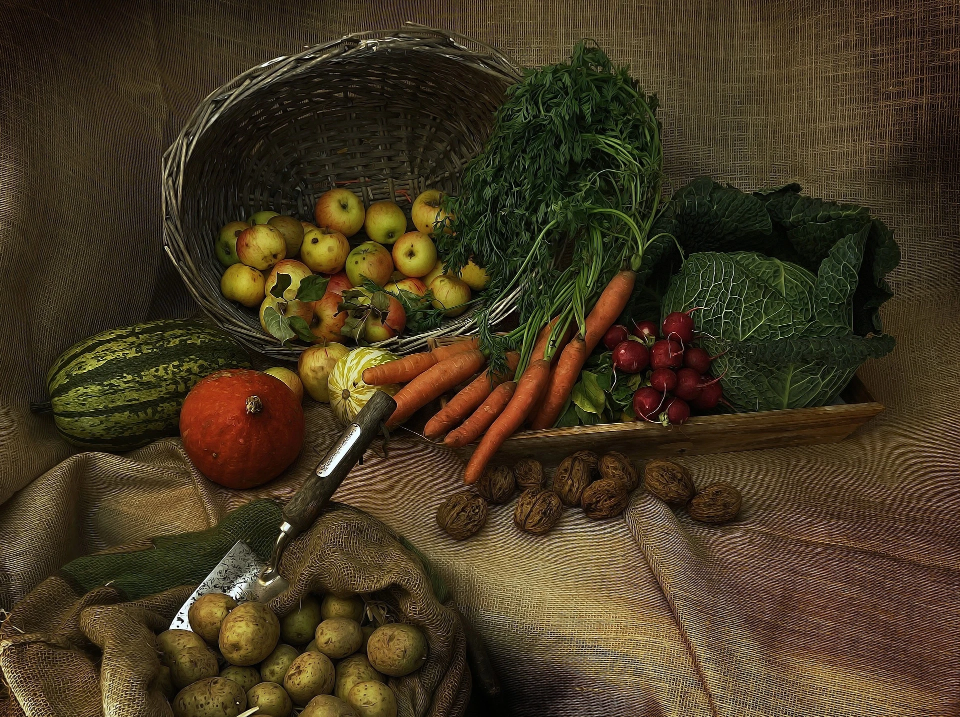
#> input picture OpenCV/Image/harvest.jpg, 960 x 717 px
$ jupyter execute OpenCV18.ipynb
#> lines starting #> are read from the running program, lines starting #| are printed output that depends on the picture; after the words box and inside, x2 and y2 are one past the last pixel; in counts of white or black regions, pixels touching at a corner belong together
[cell 1]
import cv2
import numpy as np

# 18. 도형 그리기
### 선형 타입(Line Types)Permalink

[cell 2]
# 브레젠험 알고리즘(Bresenham's algorithm)
# 실수 연산을 하지 않고 정수 연산으로만 선을 그릴 수 있도록 개발된 알고리즘(픽셀값은 정수이기 때문)
# 4 연결 방식 : 선분에 픽셀을 할당할 때 다음에 할당될 위치로 오른쪽, 왼쪽, 위쪽, 아래쪽 영역만 고려
# 8 연결 방식 : 대각선 방향까지 추가돼 총 여덟 개의 위치를 고려

# 안티 에일리어싱(Anti-Aliasing)
# 영상 신호의 결함을 없애기 위한 기법
# 이미지나 객체의 가장자리 부분에서 발생하는 계단 현상을 없애고 계단을 부드럽게 보이도록 하는 방식
# 가우스 필터링을 사용하며, 넓은 선의 경우 항상 끝이 둥글게 그려짐

### 비트 시프트(Bit Shift)

[cell 3]
# 도형 그리기 함수에서 사용되는 값은 일반적으로 정숫값
# 하지만 비트 시프트를 활용하면 소수점 이하의 값이 포함된 실숫값 좌표로도 도형 그리기 함수를 사용할 수 있음
# 서브 픽셀(sub pixel) 정렬을 지원해서 소수점 이하 자릿수를 표현할 수 있게 함
# 소수점은 도형 그리기 함수에서 표현할 수 없으므로 비트 시프트의 값으로 지정

[cell 4]
# 빈 화면(검은 화면) 만들기
src = np.zeros((768, 1366, 3), dtype=np.uint8)

# 직선 그리기
# dst = cv2.line(img, 시작좌표, 도착좌표, 색, 두께, 선형타입, 비트시프트)
src = cv2.line(src, (100, 100), (1200, 100), (0, 0, 255), 3, cv2.LINE_AA)

# 원 그리기
# dst = cv2.circle(img, 중심점, 반지름, 색, 두께, 선형타입, 비트시프트)
src = cv2.circle(src, (300, 300), 50, (0, 255, 0), cv2.FILLED, cv2.LINE_4)

# 사각형 그리기
# dst = cv2.rectangle(img, 좌상좌표, 우하좌표, 색, 두께, 선형타입, 비트시프트)
src = cv2.rectangle(src, (500, 200), (1000, 400), (255, 0, 0), 5, cv2.LINE_8)

# 호 그리기
# dst = cv2..ellipse(img, 중심점, (장축, 단축), 장축기울어진각도, 시작각도, 도착각도, 색, 두께, 비트시프트)
src = cv2.ellipse(src, (1200, 300), (100, 100), 0, 90, 180, (255, 255, 0), 2)
src = cv2.line(src, (1200, 300), (1200, 300), (0, 0, 255), 5, cv2.LINE_AA) # 중심점 위치

# 다각형 그리기

# 선들의 묶음
pts1 = np.array([[100, 500], [300, 500], [200, 600]])
pts2 = np.array([[600, 500], [800, 500], [700, 600]])

# dst = cv2.polylines(img, 선들의묶음list, 닫힘여부, 색, 두께, 선형타입, 비트시프트)
src = cv2.polylines(src, [pts1], True, (0, 255, 255), 2)

# dst = cv2.illPoly(img, 선들의묶음list, 색, 선형타입, 비트시프트, 오프셋)
src = cv2.fillPoly(src, [pts2], (255, 0, 255), cv2.LINE_AA)

# 문자 그리기
# dst = cv2.putText(src, str, 좌상좌표, 글꼴, 글자크기, 색, 두께, 선형타입, 기준좌표)
# 기준좌표 True -> 좌하모서리를 기준으로
src = cv2.putText(src, "YUNDAEHEE", (900, 600), cv2.FONT_HERSHEY_COMPLEX, 2, (255, 255, 255), 3)

cv2.imshow("src", src)
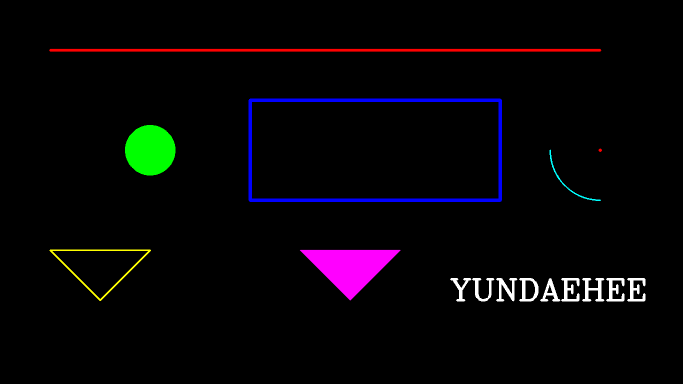
#> window 'src': shape (768, 1366, 3) (shown at 1/2 size); mean B, G, R 6.7, 4.2, 6.1
cv2.waitKey()
cv2.destroyAllWindows()

[cell 5]
# 선형 타입 종류
# cv2.FILLED	  내부 채우기
# cv2.LINE_4	  4점 이웃 연결
# cv2.LINE_8	  8점 이웃 연결
# cv2.LINE_AA	  AntiAlias

# 글꼴 종류

# cv2.FONT_HERSHEY_PLAIN	           작은 크기의 산세리프 글꼴	  -
# cv2.FONT_HERSHEY_SIMPLEX	           보통 크기의 산세리프 글꼴	  -
# cv2.FONT_HERSHEY_DUPLEX	           보통 크기의 산세리프 글꼴	정교함
# cv2.FONT_HERSHEY_COMPLEX	           보통 크기의 세리프 글꼴	      -
# cv2.FONT_HERSHEY_TRIPLEX	           보통 크기의 세리프 글꼴	    정교함
# cv2.FONT_HERSHEY_COMPLEX_SMALL	   작은 크기의 손글씨 글꼴	      -
# cv2.FONT_HERSHEY_SCRIPT_SIMPLEX	   보통 크기의 손글씨 글꼴	      -
# cv2.FONT_HERSHEY_SCRIPT_COMPLEX	   보통 크기의 손글씨 글꼴	    정교함
# cv2.FONT_ITALIC	                   기울임 꼴	                -

# 19. 기하학적 변환

[cell 6]
# 이미지를 인위적으로 확대, 축소, 위치 변경, 회전, 왜곡하는 등 이미지의 형태를 변환하는 것

# 아핀 변환(Affine Transformation) : 2*3 행렬을 사용, 행렬 곱셈에 벡터 합을 활용해 표현할 수 있는 변환
# 아핀 변환은 정확하게는 3×3 행렬 형태를 갖지만 행렬의 세 번째 행이 [0, 1, 1] 값을 가져 OpenCV에서는 표현하지 않음

# 원근 변환(Perspective Transformation) : 3*3 행렬을 사용, 호모그래피(Homography)로 모델링할 수 있는 변환

[cell 7]
src = cv2.imread("Image/harvest.jpg", cv2.IMREAD_REDUCED_COLOR_2)
#> src is the input picture: shape (717, 960, 3); mean B, G, R 33.5, 55.7, 68.9
height, width, channel = src.shape
#> height = 717; width = 960; channel = 3

# 원본 이미지의 픽셀 좌표 (좌상 우상 우하 좌하)
srcPoint = np.array([[300, 200], [400, 200], [500, 500], [200, 500]], dtype=np.float32)

# 변환 후 이미지의 필셀 좌표 (좌표 좌상 우상 우하 좌하)
dstPoint = np.array([[0, 0], [width, 0], [width, height], [0, height]], dtype=np.float32)
#> dstPoint = [[0, 0], [960, 0], [960, 717], [0, 717]]

# --> 좌표의 순서 원본, 변환후 동일 해야함(다르면 비틀린(twist) 이미지)
# 픽셀 좌표 배열은 정밀도(dtype)를 float32 형식으로 선언해야 사용 가능

# 원근 맵 행렬 생성 함수
matrix = cv2.getPerspectiveTransform(srcPoint, dstPoint)

# 원근 변환 함수
# dst = cv2.warpPerspective(img, 원근맵행렬, 출력이미지크기, dst, 보간법, 테두리외삽법, 테두리색)
# param dst : 출력이미지 크기이고 img와 같은 유형의 출력이미지
dst = cv2.warpPerspective(src, matrix, (width, height))
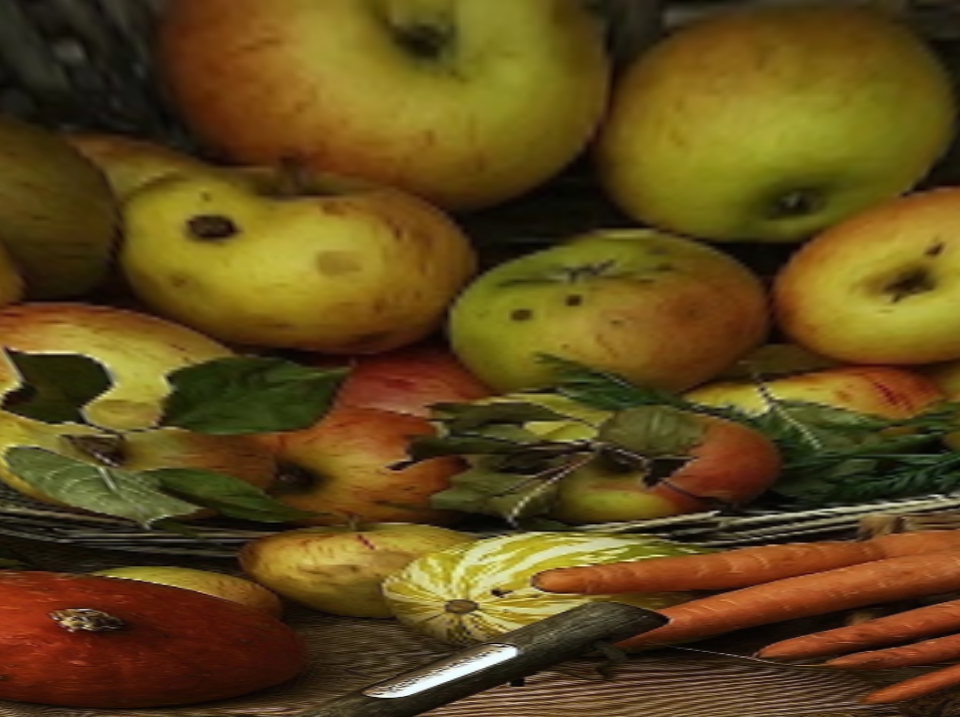
#> dst: shape (717, 960, 3); mean B, G, R 26.1, 72.9, 95.6

cv2.imshow("dst", dst)
cv2.waitKey()
cv2.destroyAllWindows()

[cell 8]
# srcPoint 확인
src = cv2.imread("Image/harvest.jpg", cv2.IMREAD_REDUCED_COLOR_2)
src = cv2.line(src, (300, 200), (300, 200), (0, 0, 255), 5, cv2.LINE_AA)
#> src: shape (717, 960, 3); 0.01% of pixels changed, all inside (x1, y1, x2, y2) = (297, 197, 305, 205)
src = cv2.line(src, (400, 200), (400, 200), (0, 255, 255), 5, cv2.LINE_AA)
#> src: shape (717, 960, 3); mean B, G, R 33.5, 55.7, 68.9
src = cv2.line(src, (500, 500), (500, 500), (0, 0, 255), 5, cv2.LINE_AA)
#> src: shape (717, 960, 3); mean B, G, R 33.5, 55.7, 68.9
src = cv2.line(src, (200, 500), (200, 500), (0, 0, 255), 5, cv2.LINE_AA)
#> src: shape (717, 960, 3); mean B, G, R 33.5, 55.7, 68.9

cv2.imshow("dst", src)
cv2.waitKey()
cv2.destroyAllWindows()

$ run again, with OpenCV/Image/ara.jpg copied over OpenCV/Image/harvest.jpg
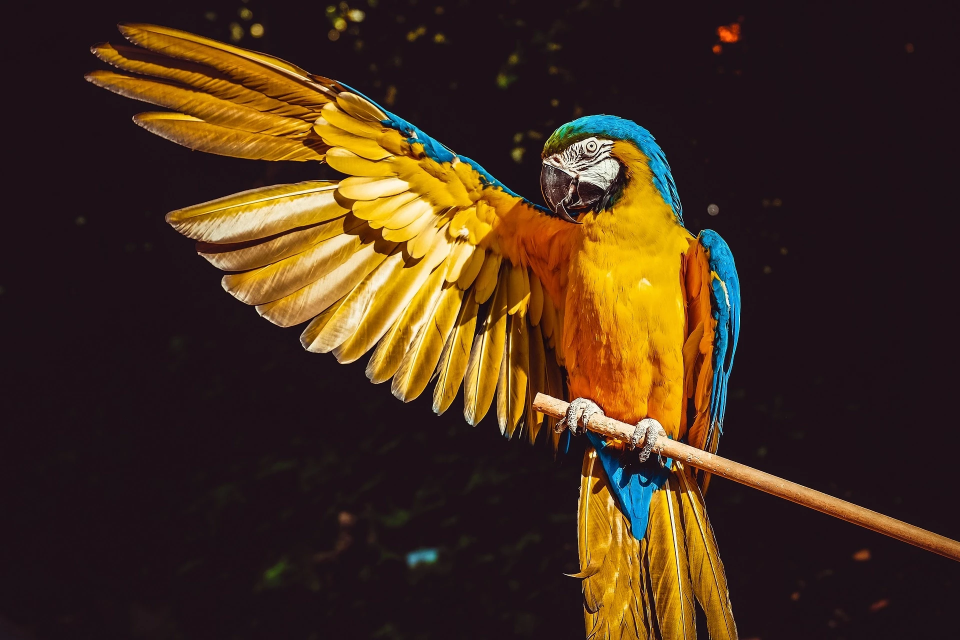
#> input picture OpenCV/Image/ara.jpg, 960 x 640 px
#> src is the input picture: shape (640, 960, 3); mean B, G, R 28.9, 47.5, 69.5
#> `dst = cv2.warpPerspective(src, matrix, (width, height))`:
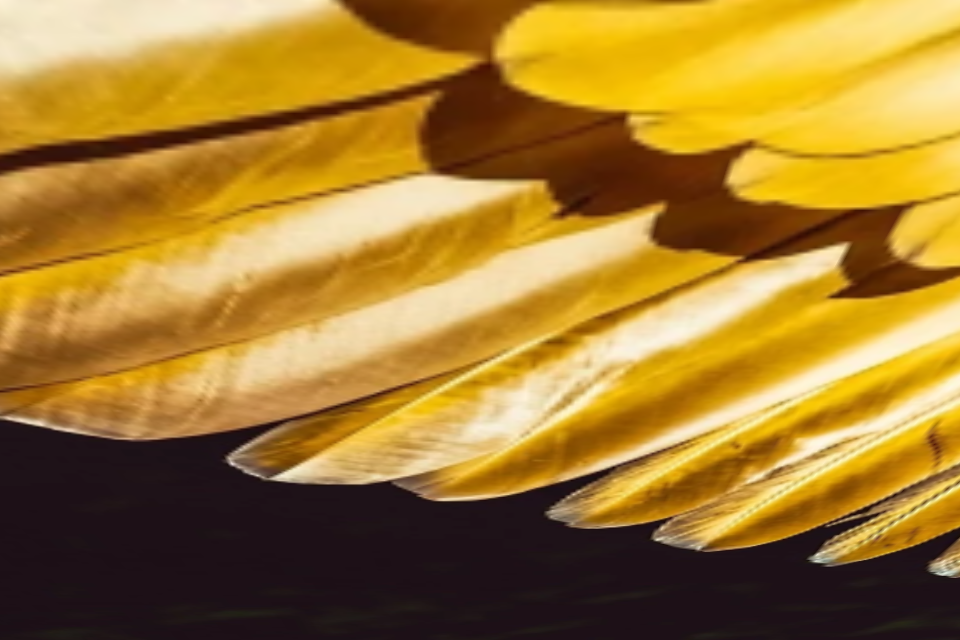
#> dst: shape (640, 960, 3); mean B, G, R 48.6, 123, 161.8
